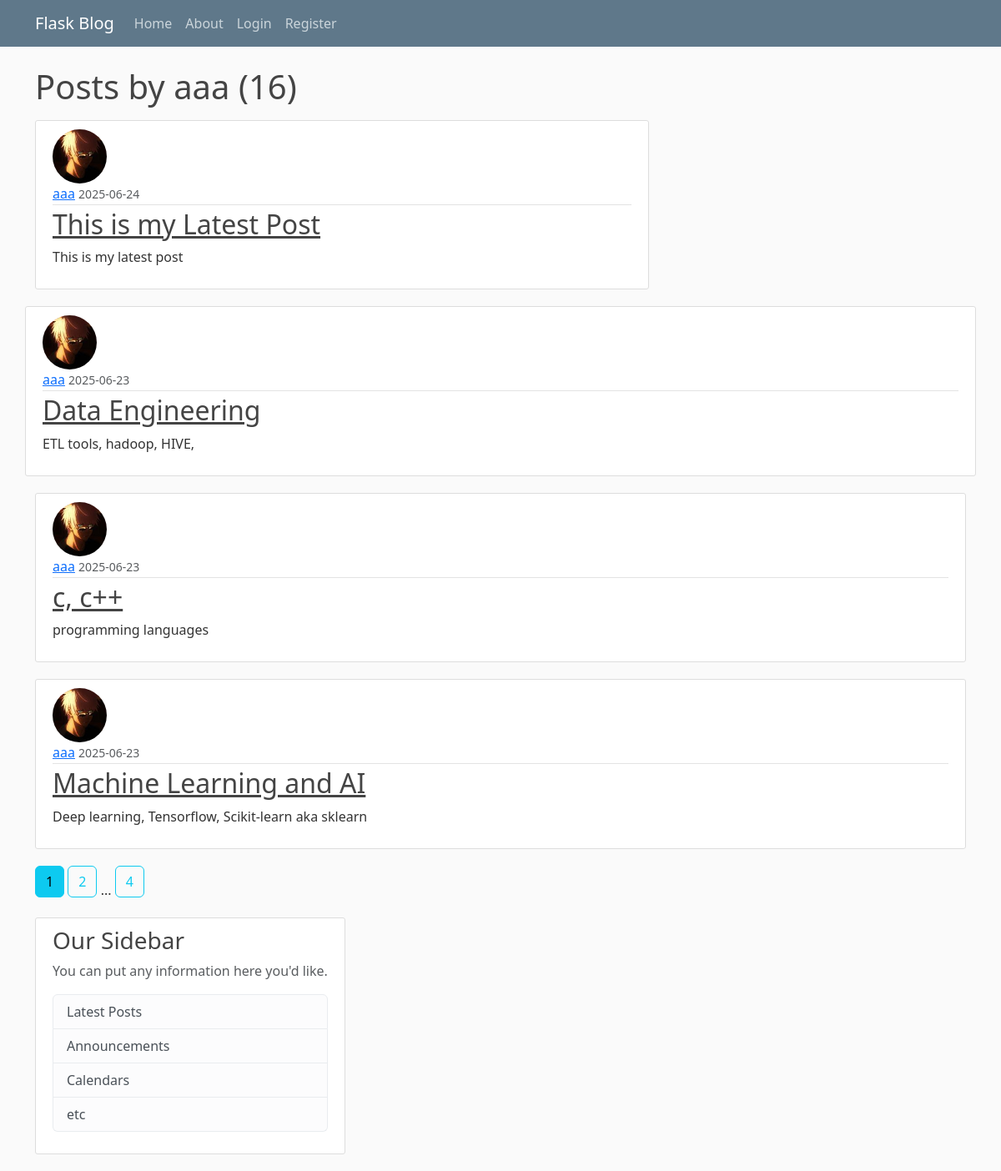
The page /user/aaa on the database its author committed.
### flaskblog/models.py (models this page shows, shortened)
class User(db.Model, UserMixin):
    id = db.Column(db.Integer, primary_key=True)
    username = db.Column(db.String(20), unique=True, nullable=False)
    email = db.Column(db.String(120), unique=True, nullable=False)
    image_file = db.Column(db.String(20), nullable=False, default='default.jpg')
    password = db.Column(db.String(60), nullable=False)
    posts = db.relationship('Post', backref='author', lazy=True) #Unlike others it is not a column it is a relationship

class Post(db.Model):
    id = db.Column(db.Integer, primary_key=True)
    title = db.Column(db.String(100), nullable=False)
    date_posted = db.Column(db.DateTime, nullable=False, default=datetime.utcnow)
    content = db.Column(db.Text, nullable=False)
    user_id = db.Column(db.Integer, db.ForeignKey('user.id'), nullable=False)

### flaskblog/users/routes.py (the view)
@users.route("/user/<string:username>")
def user_posts(username):
    page = request.args.get('page', 1, type=int)
    user = User.query.filter_by(username=username).first_or_404()
    posts = Post.query.filter_by(author=user).order_by(Post.date_posted.desc()).paginate(page=page, per_page=4)
    return render_template('user_posts.html', posts = posts, user=user)

### flaskblog/templates/user_posts.html
{% extends 'layout.html' %}
{% block content %}
    <h1 class="mb-3">Posts by {{ user.username }} ({{ posts.total }}) </h1>
    {% for post in posts.items %}
        <article class="media content-section">
            <img class="rounded-circle article-img" src="{{ url_for('static', filename='profile_pics/' + post.author.image_file)}}"
            <div class="media-body">
                <div class="article-metadata">
                <a class="mr-2" href="{{ url_for('users.user_posts', username=post.author.username) }}">{{ post.author.username }}</a>
                <small class="text-muted">{{ post.date_posted.strftime('%Y-%m-%d') }}</small>
                </div>
                <h2><a class="article-title" href="{{ url_for('posts.post', post_id = post.id) }}">{{ post.title }}</a></h2>
                <p class="article-content">{{ post.content }}</p>
            </div>
        </article>
    {% endfor %}
    {% for page_num in posts.iter_pages(left_edge=1, right_edge=1, left_current=1, right_current=2) %}
      {% if page_num %}
        {% if posts.page == page_num %}
           <a class="btn btn-info mb-4" href="{{ url_for('users.user_posts', username=user.username, page=page_num) }}">{{ page_num }}</a>
        {% else %}
           <a class="btn btn-outline-info mb-4" href="{{ url_for('users.user_posts', username=user.username, page=page_num) }}">{{ page_num }}</a>
        {% endif %}
      {% else %}
        ...
      {% endif %}
    {% endfor %}
{% endblock content %}

### flaskblog/static/main.css (style rules this page uses)
body { background: #fafafa; color: #333333; margin-top: 5rem; }
h1, h2, h3, h4, h5, h6 { color: #444444; }
.content-section { background: #ffffff; padding: 10px 20px; border: 1px solid #dddddd; border-radius: 3px; margin-bottom: 20px; }
.article-title { color: #444444; }
.article-content { white-space: pre-line; }
.article-img { height: 65px; width: 65px; margin-right: 16px; }
.article-metadata { padding-bottom: 1px; margin-bottom: 4px; border-bottom: 1px solid #e3e3e3 }

### rows shown on the page
User: username "aaa"
Post: image_file (picture), author.username "aaa", date_posted "2025-06-24", title "This is my Latest Post", content "This is my latest post"
Post: image_file (picture), author.username "aaa", date_posted "2025-06-23", title "Data Engineering", content "ETL tools, hadoop, HIVE,"
Post: image_file (picture), author.username "aaa", date_posted "2025-06-23", title "c, c++", content "programming languages"
Post: image_file (picture), author.username "aaa", date_posted "2025-06-23", title "Machine Learning and AI", content "Deep learning, Tensorflow, Scikit-learn aka sklearn"

### other values the page prints
{{ posts.total }} "16"
{{ page_num }} "1"
{{ page_num }} "2" "4"
